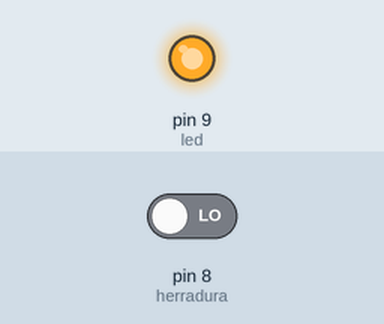
The sketch below on a simulated Arduino Uno, built with avr-gcc and run on an emulated ATmega328P. Shown: output pins drawn as LEDs (lit = HIGH). Inputs (shaded band) come from the test bench; at power-on: pin 8 (herradura) LOW.

Above: at 1.2 s.
1.3 s: pin 8 (herradura) driven HIGH
At 1.8 s:
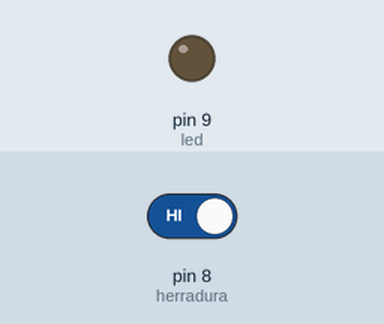
2.8 s: pin 8 (herradura) driven LOW
At 4.1 s:
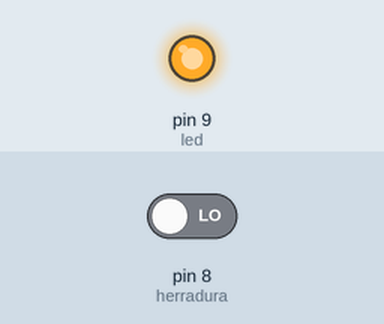
Timing chart, 0 to 5.8 s (numbered marks = the images above; inputs shaded):
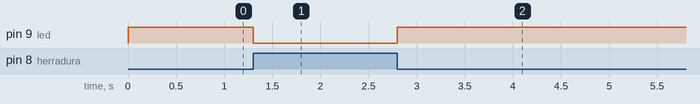

Measured:
- after the input at 1.3 s, pin 9 (led): HIGH → LOW at once
- after the input at 2.8 s, pin 9 (led): LOW → HIGH at once

The sketch:

Sensor_de_herradura.ino
```cpp
int herradura = 8;
int led = 9;

void setup() {
  pinMode(herradura,INPUT);
  pinMode(led,OUTPUT);
}

void loop() {
  if(digitalRead(herradura) == HIGH)
  {
    digitalWrite(led,LOW);
  }
  else
  {
    digitalWrite(led,HIGH);
  }
}
```
